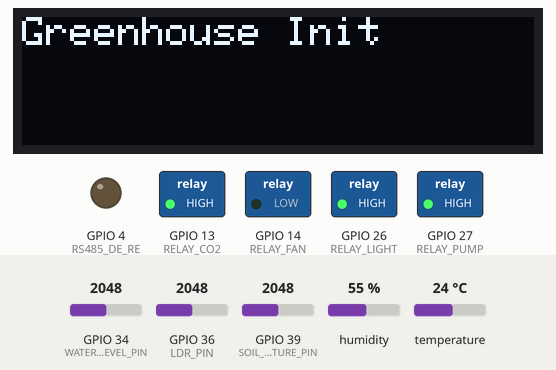
The program below on a simulated ESP32. On the bench: 128×32 one-colour display, switched loads named in the program (green lamp = pin HIGH), output pins drawn as LEDs (lit = HIGH). The test bench sets the inputs (shaded band); at power-on: humidity 55 %, GPIO 39 (SOIL_MOISTURE_PIN) = 2048, GPIO 34 (WATER_LEVEL_PIN) = 2048, GPIO 36 (LDR_PIN) = 2048, temperature 24 °C. Storage starts empty.

Above: at 1.2 s.
1.3 s: humidity set to 79 %
15.3 s: humidity set to 82 %
At 26.3 s:
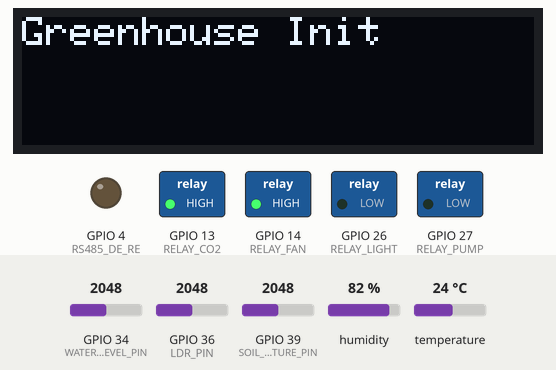
26.6 s: GPIO 39 (SOIL_MOISTURE_PIN) set to 1562
36.3 s: GPIO 39 (SOIL_MOISTURE_PIN) set to 1446
At 45.6 s:
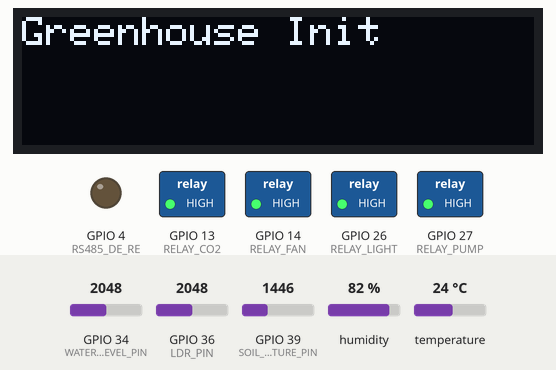
50.3 s: humidity set to 22 %
At 60.7 s:
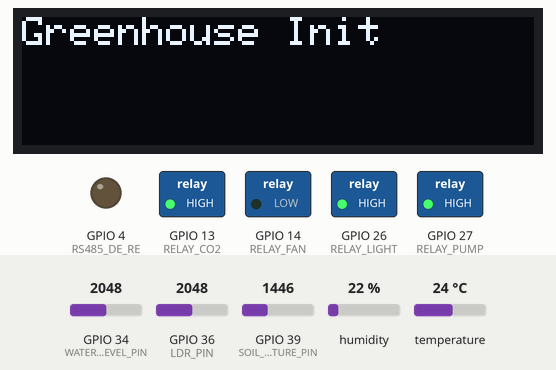
61.7 s: humidity set to 88 %
At 71.7 s:
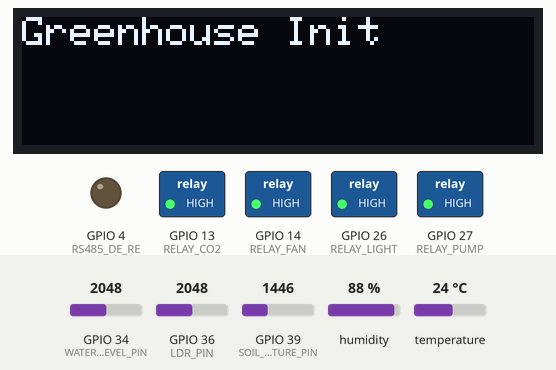
Timing chart, 0 to 73.2 s (numbered marks = the images above; inputs shaded):
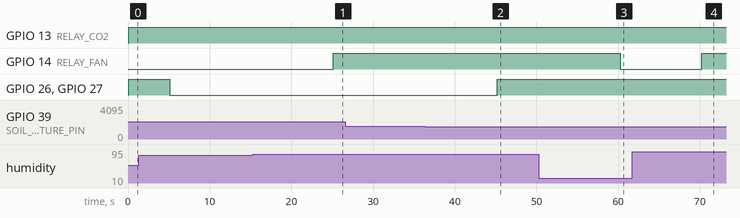

The program:

main.cpp
```cpp
// src/main.cpp
#include <Arduino.h>
#include <Wire.h>
#include <WiFi.h>
#include <AsyncTCP.h>
#include <ESPAsyncWebServer.h>
#include <DHT.h>
#include <Adafruit_SCD30.h>
#include <DS1302.h>
#include <Adafruit_SSD1306.h>
#include <SD.h>
#include <SPI.h>
#include <ModbusMaster.h>
#include <ArduinoJson.h>
#include <vector>
#include <freertos/FreeRTOS.h>
#include <freertos/task.h>

// Определения пинов
#define DHTPIN 25            // DHT11: температура и влажность воздуха
#define DHTTYPE DHT11
#define LDR_PIN 36           // Фоторезистор: измерение освещённости
#define SOIL_MOISTURE_PIN 39 // Аналоговый датчик влажности почвы
#define WATER_LEVEL_PIN 34   // Датчик уровня воды в резервуаре
#define RELAY_LIGHT 26       // Реле для освещения
#define RELAY_PUMP 27        // Реле для насоса (полив)
#define RELAY_FAN 14         // Реле для вентилятора
#define RELAY_CO2 13         // Реле для подачи CO2
#define SD_CS_PIN 5          // CS пин для SD-карты
#define RS485_TX 17          // TX для RS485
#define RS485_RX 16          // RX для RS485
#define RS485_DE_RE 4        // Управление направлением RS485 (DE/RE)

// Объявление функций для RS485
void preTransmission();
void postTransmission();

// Структура зависимости между реле
struct Dependency {
  uint8_t sourcePin;   // пин-источник
  bool sourceState;    // состояние, при котором срабатывает зависимость
  uint8_t targetPin;   // пин-цель
  bool targetState;    // состояние, которое устанавливается на целевом пине
};

// Класс управления теплицей
class GreenhouseManager {
public:
  // Параметры сенсоров
  float temp = 0.0;            // температура воздуха
  float hum = 0.0;             // влажность воздуха
  float co2 = 0.0;             // концентрация CO2
  int lightVal = 0;            // значение освещённости
  int soilMoisture = 0;        // влажность почвы
  int waterLevel = 0;          // уровень воды
  float soil_pH = 0.0;         // pH почвы
  int soil_EC = 0, soil_N = 0, soil_P = 0, soil_K = 0; // EC и NPK

  // Пороговые значения и режим работы
  float tempThreshold = 30.0;      // порог температуры
  float humidityThreshold = 80.0;  // порог влажности воздуха
  int lightThreshold = 1000;       // порог освещённости
  int soilMoistureLow = 1500;      // порог влажности почвы
  int co2Threshold = 800;          // порог CO2
  bool autoMode = true;            // автоматический режим

  // Список зависимостей между реле
  std::vector<Dependency> deps;

  // Объекты для работы с аппаратурой
  DHT dht{DHTPIN, DHTTYPE};                // DHT11
  Adafruit_SCD30 scd30;                    // CO2 сенсор
  DS1302 rtc{21, 19, 18};               // часы реального времени
  Adafruit_SSD1306 display{128, 32, &Wire, -1}; // OLED дисплей
  ModbusMaster node;                       // Modbus RTU
  AsyncWebServer server{80};               // Веб-сервер

  // Инициализация всех компонентов
  void init() {
    Serial.begin(115200);
    dht.begin();                   // инициализация DHT11
    Wire.begin();                  // I2C шина

    // Настройка RS485
    pinMode(RS485_DE_RE, OUTPUT);
    Serial2.begin(4800, SERIAL_8N1, RS485_RX, RS485_TX);
    node.begin(1, Serial2);
    node.preTransmission(preTransmission);
    node.postTransmission(postTransmission);

    // Часы RTC
    rtc.halt(false);
    rtc.writeProtect(false);

    // CO2 сенсор
    scd30.begin();
    scd30.setMeasurementInterval(2);

    // OLED дисплей
    display.begin(SSD1306_SWITCHCAPVCC, 0x3C);
    display.clearDisplay();
    display.setCursor(0, 0);
    display.print("Greenhouse Init");
    display.display();

    // Настройка реле
    pinMode(RELAY_LIGHT, OUTPUT);
    pinMode(RELAY_PUMP, OUTPUT);
    pinMode(RELAY_FAN, OUTPUT);
    pinMode(RELAY_CO2, OUTPUT);
    digitalWrite(RELAY_LIGHT, LOW);
    digitalWrite(RELAY_PUMP, LOW);
    digitalWrite(RELAY_FAN, LOW);
    digitalWrite(RELAY_CO2, LOW);

    // Инициализация SD-карты
    if (!SD.begin(SD_CS_PIN)) {
      Serial.println("SD init failed");
    } else {
      // Создание заголовка CSV-файла
      File f = SD.open("log.csv", FILE_WRITE);
      if (f) {
        f.println("Time,Temp,Hum,CO2,Light,Soil,Water,pH,EC,N,P,K");
        f.close();
      }
    }

    // Точка доступа WiFi
    WiFi.softAP("Greenhouse_AP", "12345678");

    // Инициализация зависимостей между реле
    initDependencies();

    // Настройка веб-сервера
    setupWebServer();

    // Создание FreeRTOS задач для чтения и управления
    xTaskCreatePinnedToCore(taskReadSensors, "ReadTask", 4096, this, 1, NULL, 1);
    xTaskCreatePinnedToCore(taskControlLoop, "CtrlTask", 4096, this, 1, NULL, 1);
  }

private:
  // Задание зависимостей: если насос включён, включить свет
  void initDependencies() {
    deps.push_back({RELAY_PUMP, HIGH, RELAY_LIGHT, HIGH});
    // Можете добавить ещё правил здесь
  }

  // Настройка маршрутов веб-сервера
  void setupWebServer() {
    // Маршрут для получения данных в JSON
    server.on("/data", HTTP_GET, [this](AsyncWebServerRequest *req) {
      DynamicJsonDocument d(512);
      d["auto"] = autoMode;
      auto t = d.createNestedObject("thresholds");
      t["temp"] = tempThreshold;
      t["hum"] = humidityThreshold;
      t["light"] = lightThreshold;
      t["soil"] = soilMoistureLow;
      t["co2"] = co2Threshold;
      d["temp"] = temp;
      d["hum"] = hum;
      d["co2"] = co2;
      d["light"] = lightVal;
      d["soil"] = soilMoisture;
      d["water"] = waterLevel;
      d["pH"] = soil_pH;
      d["EC"] = soil_EC;
      d["N"] = soil_N;
      d["P"] = soil_P;
      d["K"] = soil_K;
      String out;
      serializeJson(d, out);
      req->send(200, "application/json", out);
    });
    // TODO: добавить /toggle, /set, /relay
    server.begin();
  }

  // Чтение всех сенсоров
  void readAll() {
    temp = dht.readTemperature();
    hum = dht.readHumidity();
    co2 = scd30.CO2;
    lightVal = analogRead(LDR_PIN);
    soilMoisture = analogRead(SOIL_MOISTURE_PIN);
    waterLevel = analogRead(WATER_LEVEL_PIN);
    if (node.readInputRegisters(0x05, 1) == node.ku8MBSuccess)
      soil_pH = node.getResponseBuffer(0) / 100.0;
    if (node.readInputRegisters(0x06, 1) == node.ku8MBSuccess)
      soil_EC = node.getResponseBuffer(0);
    if (node.readInputRegisters(0x07, 3) == node.ku8MBSuccess) {
      soil_N = node.getResponseBuffer(0);
      soil_P = node.getResponseBuffer(1);
      soil_K = node.getResponseBuffer(2);
    }
  }

  // Применение логики управления и зависимостей
  void applyControl() {
    if (autoMode) {
      digitalWrite(RELAY_FAN,
        (temp > tempThreshold || hum > humidityThreshold) ? HIGH : LOW);
      digitalWrite(RELAY_PUMP,
        (soilMoisture < soilMoistureLow) ? HIGH : LOW);
      digitalWrite(RELAY_CO2,
        (co2 < co2Threshold) ? HIGH : LOW);
      digitalWrite(RELAY_LIGHT,
        (lightVal < lightThreshold) ? HIGH : LOW);
    }
    // Обработка зависимостей
    for (auto &d : deps) {
      if (digitalRead(d.sourcePin) ==
          (d.sourceState ? HIGH : LOW)) {
        digitalWrite(d.targetPin,
          d.targetState ? HIGH : LOW);
      }
    }
  }

  // Логирование данных на SD-карту
  void logData() {
    File f = SD.open("log.csv", FILE_APPEND);
    if (f) {
      f.printf("%lu,%.2f,%.2f,%.2f,%d,%d,%d,%.2f,%d,%d,%d,%d\n",
        millis(), temp, hum, co2,
        lightVal, soilMoisture, waterLevel,
        soil_pH, soil_EC, soil_N, soil_P, soil_K);
      f.close();
    }
  }

  // Задача FreeRTOS для чтения сенсоров
  static void taskReadSensors(void *pv) {
    auto *mgr = static_cast<GreenhouseManager*>(pv);
    for (;;) {
      mgr->readAll();
      vTaskDelay(pdMS_TO_TICKS(5000));
    }
  }

  // Задача FreeRTOS для управления и логирования
  static void taskControlLoop(void *pv) {
    auto *mgr = static_cast<GreenhouseManager*>(pv);
    for (;;) {
      mgr->applyControl();
      mgr->logData();
      vTaskDelay(pdMS_TO_TICKS(5000));
    }
  }
};

// Глобальный экземпляр менеджера теплицы
GreenhouseManager GH;

// Определения для RS485
void preTransmission() { digitalWrite(RS485_DE_RE, HIGH); }
void postTransmission() { digitalWrite(RS485_DE_RE, LOW); }

void setup() {
  // Инициализация всей системы
  GH.init();
}

void loop() {
  // Пусто: задачи FreRTOS обрабатывают все события
}
```

Measured:
- the behaviour switches between 80 and 81 % on humidity (found by bisection; images 0 and 1)
- the behaviour switches between 1500 and 1499 on GPIO 39 (SOIL_MOISTURE_PIN) (found by bisection; images 1 and 2)
- after the input at 15.3 s, GPIO 14 (RELAY_FAN): LOW → HIGH after 9.8 s
- after the input at 26.6 s, every drawn part: stays the same
- after the input at 36.3 s, GPIO 26 (RELAY_LIGHT), GPIO 27 (RELAY_PUMP): LOW → HIGH after 8.9 s
- after the input at 50.3 s, GPIO 14 (RELAY_FAN): HIGH → LOW after 9.9 s
- after the input at 61.7 s, GPIO 14 (RELAY_FAN): LOW → HIGH after 8.6 s
